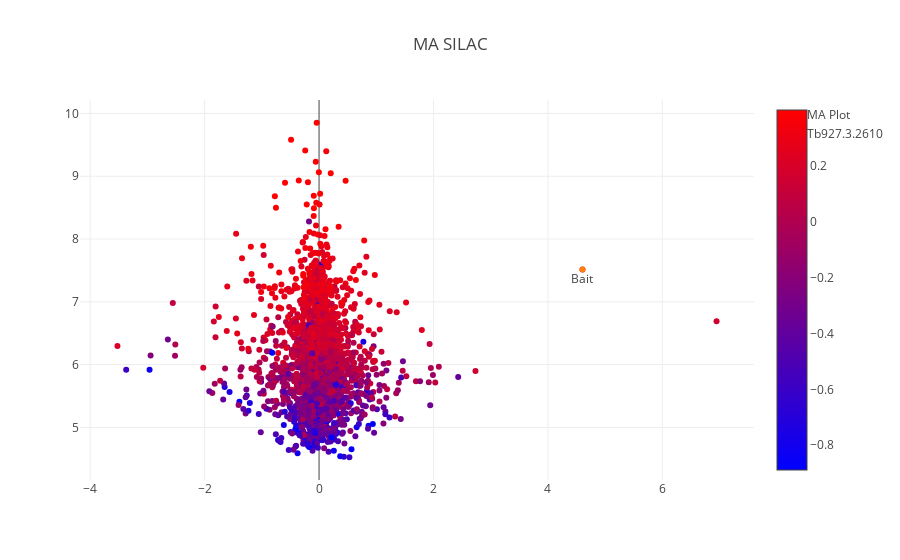

The notebook cell saved with this chart:
### Code cell
#interactive plot
trace_1 = go.Scatter(
    x=selection.logratio_mean,
    y=selection.logInt,
    mode='markers',
    name='MA Plot',
    text = [a + ' ' +b + ' '+str(round(c,1)) for a,b,c in zip(selection.index.values, selection.Gene_desc, selection.logScore )],
    hoverinfo = 'text',
    marker=dict(
        #size=16,
        color = np.log10(selection.logScore), #set color equal to a variable
        colorscale='Bluered',
        showscale=True
    )
)

annot_1 = go.Scatter(
    x=[selection.logratio_mean.loc['Tb927.3.2610']],
    y=[selection.logInt.loc['Tb927.3.2610']],
    mode='markers+text',
    name='Tb927.3.2610',
    text=['Bait'],
    textposition='bottom center'
)



layout = dict(title='MA SILAC')


fig = go.Figure(data=[trace_1, annot_1], 
                layout=layout)
iplot(fig, filename='test')

### Figure 1 — Plotly figure (JSON) as saved in the notebook; plotly's stock layout.template omitted (floating-point values rounded to 4 significant figures; data arrays with more than 128 entries replaced by an {"elided": "..."} marker saying what was removed)
{"data": [{"hoverinfo": "text", "marker": {"color": {"elided": "1916 float values"}, "colorscale": "Bluered", "showscale": true}, "mode": "markers", "name": "MA Plot", "text": {"elided": "1916 str values"}, "type": "scatter", "uid": "a418fb94-c31d-11e8-9070-005056c00008", "x": {"elided": "1916 float values"}, "y": {"elided": "1916 float values"}}, {"mode": "markers+text", "name": "Tb927.3.2610", "text": ["Bait"], "textposition": "bottom center", "type": "scatter", "uid": "a418fb95-c31d-11e8-aea9-005056c00008", "x": [4.604], "y": [7.514]}], "layout": {"title": "MA SILAC"}}
